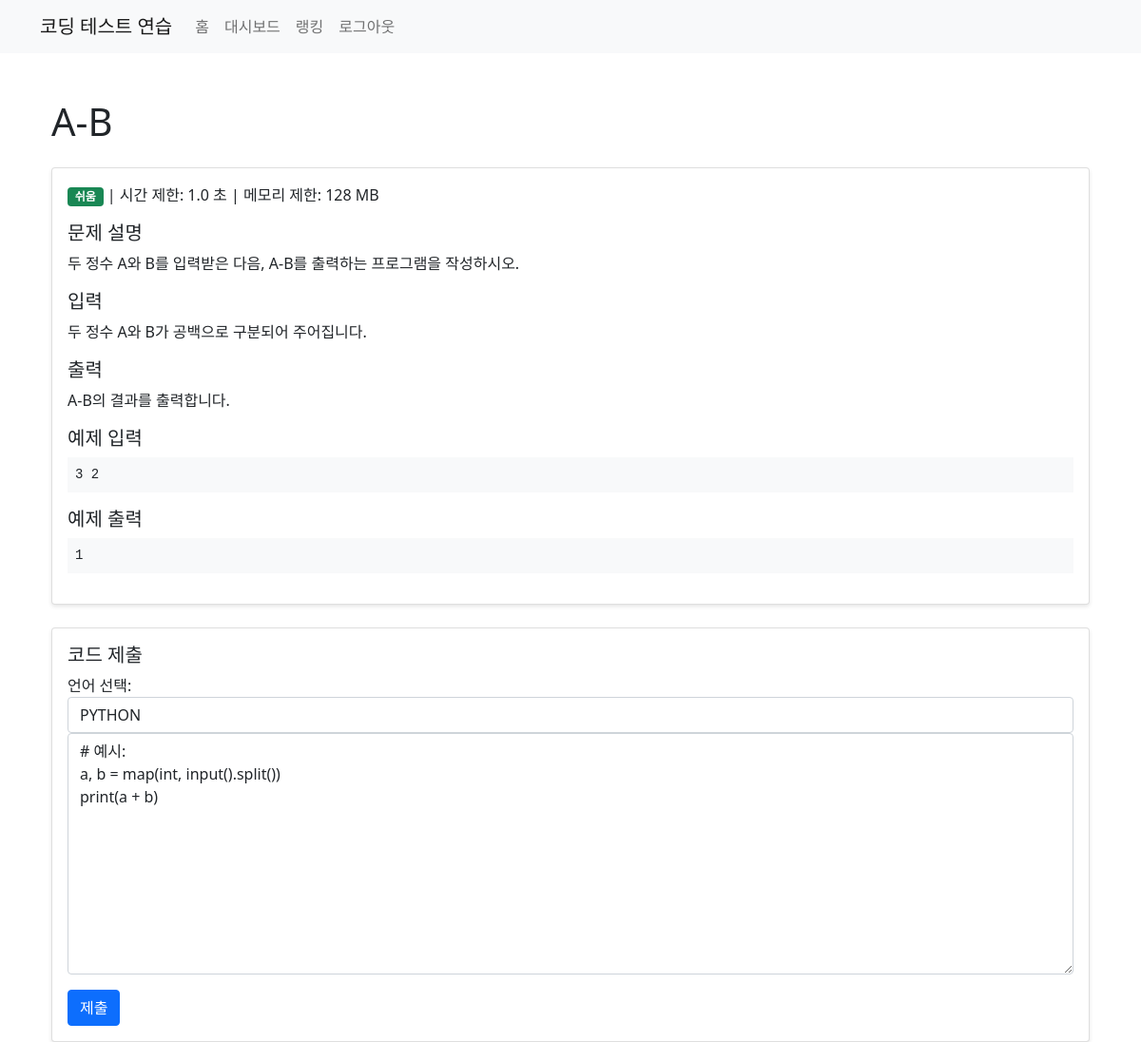
/problem/2 (signed in), run on the app's committed database.
### app.py (models this page shows)
class Problem(db.Model):
    id = db.Column(db.Integer, primary_key=True)
    title = db.Column(db.String(100), nullable=False)
    difficulty = db.Column(db.String(20), nullable=False)
    time_limit = db.Column(db.Float, nullable=False)
    memory_limit = db.Column(db.Integer, nullable=False)
    description = db.Column(db.Text, nullable=False)
    input_description = db.Column(db.Text, nullable=False)
    output_description = db.Column(db.Text, nullable=False)
    input_format = db.Column(db.Text, nullable=False)
    output_format = db.Column(db.Text, nullable=False)
    example_input = db.Column(db.Text, nullable=False)
    example_output = db.Column(db.Text, nullable=False)
    test_cases = db.Column(db.Text, nullable=False)
    submissions = db.Column(db.Integer, default=0)
    correct_submissions = db.Column(db.Integer, default=0)
    supported_languages = db.Column(db.String(100), nullable=False, default='python,c,cpp,java,swift')
    problem_submissions = db.relationship('Submission', backref='problem', lazy=True)

### app.py (the view)
@app.route('/problem/<int:problem_id>')
@login_required
def problem(problem_id):
    problem = Problem.query.get_or_404(problem_id)
    return render_template('problem.html', problem=problem)

### app.py (called while the page is built)
@login_manager.user_loader
def load_user(user_id):
    return User.query.get(int(user_id))

### templates/problem.html (shortened to what this page needs)
{% extends "base.html" %}
{% block content %}
<div class="container mt-5">
    <h1 class="mb-4">{{ problem.title }}</h1>
    <div class="card mb-4">
        <div class="card-body">
            <p class="card-text">
                <span class="badge
                    {% if problem.difficulty == '쉬움' %}bg-success
                    {% elif problem.difficulty == '보통' %}bg-warning
                    {% elif problem.difficulty == '어려움' %}bg-danger
                    {% endif %}">
                    {{ problem.difficulty }}
                </span>
                | 시간 제한: {{ problem.time_limit }} 초
                | 메모리 제한: {{ problem.memory_limit }} MB
            </p>
            <h5>문제 설명</h5>
            <p>{{ problem.description }}</p>
            <h5>입력</h5>
            <p>{{ problem.input_format }}</p>
            <h5>출력</h5>
            <p>{{ problem.output_format }}</p>
            <h5>예제 입력</h5>
            <pre class="bg-light p-2">{{ problem.example_input }}</pre>
            <h5>예제 출력</h5>
            <pre class="bg-light p-2">{{ problem.example_output }}</pre>
        </div>
    </div>
    <div class="card">
        <div class="card-body">
            <h5 class="card-title">코드 제출</h5>
            <form action="{{ url_for('submit', problem_id=problem.id) }}" method="POST">
                <div class="form-group">
                    <label for="language">언어 선택:</label>
                    <select class="form-control" id="language" name="language">
                        {% for lang in problem.supported_languages.split(',') %}
                            <option value="{{ lang }}">{{ lang|upper }}</option>
                        {% endfor %}
                    </select>
                </div>
                <div class="form-group">
                    <textarea class="form-control" id="code" name="code" rows="10" placeholder="여기에 코드를 작성하세요.">
# 예시:
a, b = map(int, input().split())
print(a + b)
                    </textarea>
                </div>
                <button type="submit" class="btn btn-primary mt-3">제출</button>
            </form>
        </div>
    </div>
</div>
{% endblock %}

### templates/problem.html (style rules this page uses)
pre { white-space: pre-wrap; word-wrap: break-word; }
.card { box-shadow: 0 2px 4px rgba(0,0,0,0.1); }

### data on the page
Problem: title "A-B", difficulty "쉬움", time_limit "1.0", memory_limit "128", description "두 정수 A와 B를 입력받은 다음, A-B를 출력하는 프로그램을 작성하시오.", input_format "두 정수 A와 B가 공백으로 구분되어 주어집니다.", output_format "A-B의 결과를 출력합니다.", example_input "3 2", example_output "1", language "PYTHON"
